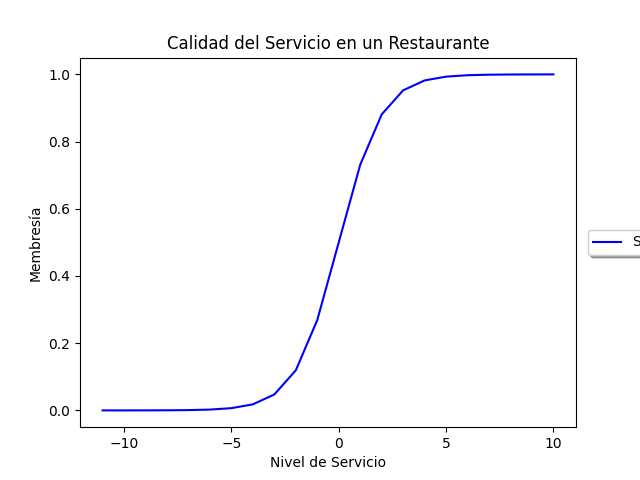

This chart was generated by the following Python code:
import numpy as np
import skfuzzy as sk
import matplotlib.pyplot as plt


#Se define en x un array 
x = np.arange(-11,11,1)
#Se define la varible para la gaussiana
vd_sigmoide = sk.sigmf (x,0,1)

#Se grafica
plt.figure()
plt.plot(x, vd_sigmoide, 'b', linewidth = 1.5, label = 'Servicio')

plt.title ('Calidad del Servicio en un Restaurante')
plt.ylabel('Membresía')
plt.xlabel ('Nivel de Servicio')
plt.legend(loc='center right', bbox_to_anchor =(1.25, 0.5), ncol =1, fancybox = True, shadow = True )


plt.savefig('FuncionSigmoide')
